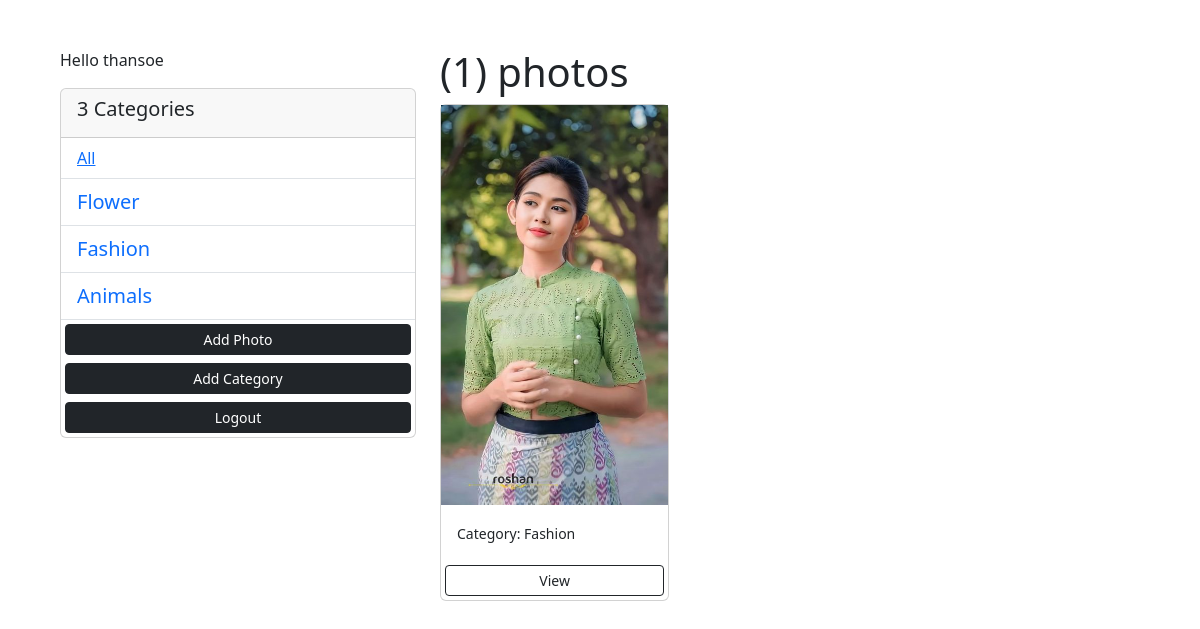
Screenshot of /gallary/?category=Fashion (signed in) with the database file from the repository.
### myapp/models.py (models this page shows, shortened)
class Category(models.Model):
     user = models.ForeignKey(User, on_delete=models.SET_NULL, null=True, blank=True)
     name = models.CharField(max_length=100,   null=False, blank=False)
     def __str__(self):
          return self.name

class Photo(models.Model):
     category = models.ForeignKey(Category, on_delete=models.SET_NULL, null=True)
     title = models.CharField(max_length=100, null=True, blank=True)
     image = models.ImageField(null=False, blank=False)
     description = models.TextField()
     created=models.DateTimeField(auto_now=True,null=True)
     updated=models.DateTimeField(auto_now=True,null=True)

### myapp/views.py (the view)
# urls.py: path('gallary/', views.gallary, name= "gallary"),
@login_required(login_url='login')
def gallary(request):
     user = request.user
     category = request.GET.get('category')
     if category == None:
          photos = Photo.objects.filter(category__user=user)
     else:
          photos = Photo.objects.filter(category__name=category, category__user=user)
     categories = Category.objects.filter(user=user)
     context = {
          'categories':categories,
          'photos':photos
     }
     return render(request, 'photos/gallary.html', context)

### myapp/templates/photos/gallary.html (shortened to what this page needs)
<!DOCTYPE html>
<html lang="en">
  <head>
    <link
      href="https://cdn.jsdelivr.net/npm/bootstrap@5.3.1/dist/css/bootstrap.min.css"
      rel="stylesheet"
    />
  </head>
  <body>
    <div class="container m-5">
      <div class="row">
        <div class="col-md-4">
          {% if request.user.is_authenticated %}
               <p>Hello {{ request.user }}</p>
          {% endif %}
          <div class="card">
            <div class="card-header">
              <h5> {{ categories.count }} Categories</h5>
            </div>
            <ul class="list-group list-group-flush">
              <li class="list-group-item">
                <a href="{% url 'gallary' %}" class="">All</a>
              </li>
              {% for category in categories %}
              <li class="list-group-item">
                <a
                  href="{% url 'gallary' %}?category={{category.name}}"
                  class="lk"
                >
                  {{ category.name }}
                </a>
              </li>
              {% endfor %}
              <a
                href="{% url 'addPhoto' %}"
                class="btn btn-block btn-dark btn-sm m-1"
                >Add Photo
              </a>
              <a
                href="{% url 'addCategory' %}"
                class="btn btn-block btn-dark btn-sm m-1"
                >Add Category
              </a>
              <a
                href="{% url 'login' %}"
                class="btn btn-block btn-dark btn-sm m-1"
                >Logout
              </a>
            </ul>
          </div>
        </div>
        <div class="col col-md-8">
          <div class="row">
            <h1>({{ photos.count }}) photos</h1>
            {% for photo in photos %}
            <div class="col-lg-4 col-sm-12 col-md-6">
              <div class="card">
                <img
                  src="{{ photo.image.url }}"
                  class="image-thumbail"
                  alt="..."
                />
                <div class="card-body">
                  <small>Category: {{ photo.category}}</small>
                </div>
                <a
                  href="{% url 'photo' photo.id %}"
                  class="btn btn-outline-dark btn-sm m-1"
                  >View</a
                >
              </div>
            </div>
            {% empty %}
            <h3>There is no any photos....</h3>
            {% endfor %}
          </div>
        </div>
      </div>
    </div>
  </body>
</html>

### myapp/templates/photos/gallary.html (style rules this page uses)
.image-thumbail { height: 400px; object-fit: cover; }
.lk { text-decoration: none; font-size: 20px; }

### rows the page displays
Category: name "Flower"
Category: name "Fashion"
Category: name "Animals"
Photo: image (picture), category "Fashion"

### other values shown
{{ request.user }} "thansoe"
{{ categories.count }} "3"
{{ photos.count }} "1"
